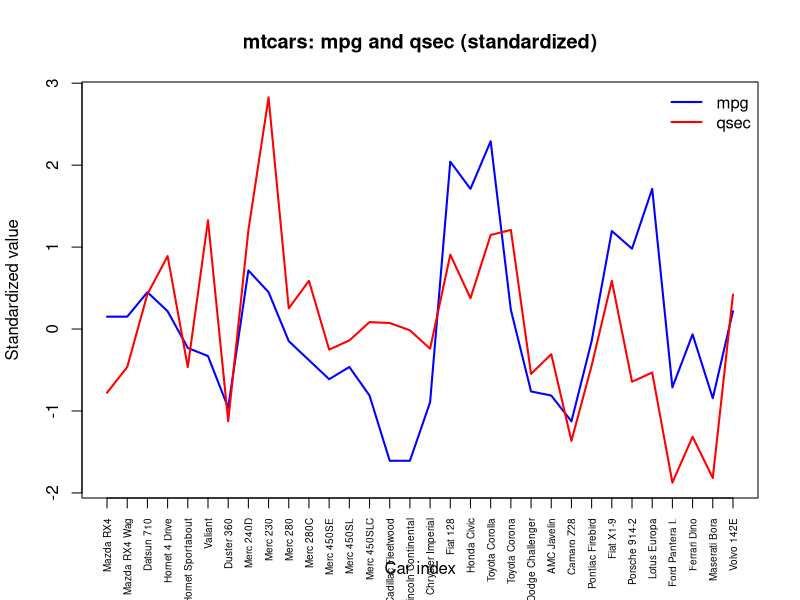

The R script that drew this image:
# Exercise 6: Plot mpg and qsec as multiple lines using one plot() call
data("mtcars", package = "datasets")
df <- mtcars

# The two attributes have different scales. Standardize them for a meaningful
# shared-axis comparison, then draw both lines with one plot() call.
scaled <- scale(df[, c("mpg", "qsec")])
plot(scaled[, "mpg"], type = "l", lwd = 2, col = "blue",
     xlab = "Car index", ylab = "Standardized value",
     main = "mtcars: mpg and qsec (standardized)",
     ylim = range(scaled), xaxt = "n")
lines(scaled[, "qsec"], type = "l", lwd = 2, col = "red")
axis(1, at = seq_len(nrow(df)), labels = rownames(df), las = 2, cex.axis = 0.6)
legend("topright", legend = c("mpg", "qsec"),
       col = c("blue", "red"), lty = 1, lwd = 2, bty = "n")
